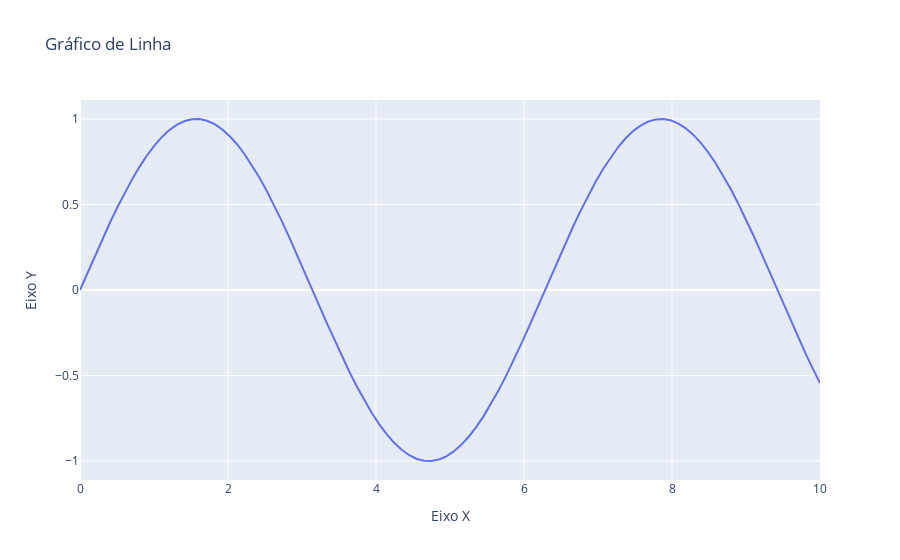

Here is the notebook cell this chart was saved with:
### Markdown cell above
#### 1. **Gráfico de Linha**

### Code cell
import plotly.graph_objects as go
import numpy as np

# Dados de exemplo
x = np.linspace(0, 10, 100)
y = np.sin(x)

# Criar o gráfico de linha
fig = go.Figure(data=go.Scatter(x=x, y=y, mode='lines', name='Seno'))
fig.update_layout(title='Gráfico de Linha', xaxis_title='Eixo X', yaxis_title='Eixo Y')
fig.show()
